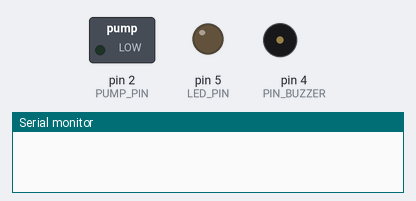
Recording of a sketch running on a simulated Arduino Uno, built with avr-gcc and run on an emulated ATmega328P. Parts: switched loads named in the sketch (green lamp = pin HIGH), output pins drawn as LEDs (lit = HIGH), buzzer (waves = sounding), the last lines printed to the serial monitor. Pins used as bus, display or sensor lines are not drawn.

Above: at 0.15 s.
At 13.1 s:
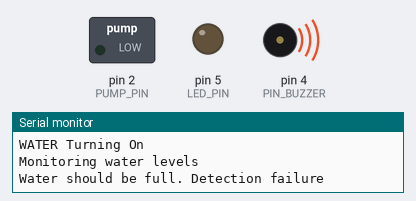
Timing chart, 0 to 32.3 s (numbered marks = the images above):
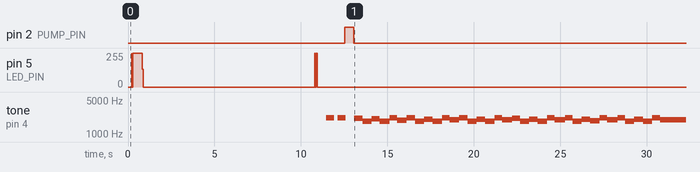

Measured:
- by itself, pin 2 (PUMP_PIN): LOW → HIGH at 12.5 s, → LOW 0.50 s later
- by itself, tone on pin 4 (PIN_BUZZER): plays 2142 Hz for 0.48 s, 2142 Hz for 0.48 s, 2126 Hz for 0.48 s, 1829 Hz for 0.52 s, 2041 Hz for 0.48 s, 1829 Hz for 0.56 s … (38 notes in this stretch)

The sketch:

WaterRefill_regulator.ino
```cpp
/**********************************************************************************
 *  Control Behavior:
 *    If the float switch is not floating (i.e. empty tank) then turn on the pump and led
 *    If the float switch is floating (i.e. full tank) turn off the pump and LED
 ***********************************************************************************/
//define the input/output pins
int meter[10];
byte sampleCount = 0;
byte currentSample = 0;

byte sensorReading; //reading on the water sensor either as 0 or 1

#define FLOAT_SWITCH_PIN 1       //float pin switch
#define PUMP_PIN 2               //pin to turn off/on water flow
#define PIN_BUZZER 4             //piezo buzzer for alerts
#define LED_PIN 5                //Initialize the LED pin
#define FLOAT_SWITCH_PWR 6       //Turn on the power for the sensor

//setup runs once
void setup()
{
  //setup input and output pins
  pinMode(FLOAT_SWITCH_PIN, INPUT);
  pinMode(PUMP_PIN, OUTPUT);
  pinMode(LED_PIN, OUTPUT);
  pinMode(PIN_BUZZER, OUTPUT);

  //set these as OFF first
  digitalWrite(FLOAT_SWITCH_PWR, LOW);
  digitalWrite(PUMP_PIN, LOW);

  //Open serial monitor for debugging
  Serial.begin(9600);
}

//loop() runs indefinitely
void loop(){

  long timerA = 0;
  long timerB = 0;

  if (sampleCount<10)
  {
    updateSensor();
  }
  else
  {
    blinkPattern(60);
    Serial.println("Waiting for detection");
    waitForDetection();

    //At this point, the sensor is not activated
    //Try for another 30 seconds to see if it will come back
    blinkPattern(10);

    Serial.println("No sensor detected. Confirming for 30 secs");
    timerA = millis();

    do {
      delay(500);
      updateSensor();
      if (timerA - millis() > 30000) break;
    } while (sensorReading==0);

    //Still having no detection issues?
    if (sensorReading==0)
    {
      //Alert that sensor is not detecting via a buzzer
      buzz(230);
      delay(200);
      buzz(230);

    Serial.println("WATER Turning On");
    digitalWrite(PUMP_PIN, HIGH);

    //Start timer B
    timerB = millis();

    //Monitor water level
    Serial.println("Monitoring water levels");
    do {
      delay(500);
      updateSensor();
      if (timerB - millis() > 30000)    // if sensor is not triggered within 30 seconds of the fill operation starting, water is shut off and system enters an "error" state
      {
        Serial.println("Water should be full. Detection failure");

        //Enter overflow emergency shutoff
        digitalWrite(PUMP_PIN, LOW);
        do {
          alarm(5);
        } while (true);
        break;  //requires a manual reset
      }
    }while (sensorReading==0);

      Serial.println("Fill level reached. Shutting off water flow");
      digitalWrite(PUMP_PIN, LOW);

     } else {
      Serial.println("False positive. Continue filling");
  }
 }
  delay(20);
}

/*Relevant functions*/
void waitForDetection()
{
 do {
  delay(10000);
  updateSensor();
  } while (sensorReading== 1);
}

void blinkPattern(byte nCount)
{
  for (long i = 0; i< nCount; i++)
  {
    digitalWrite(LED_PIN, HIGH);
    delay(10);
    digitalWrite(LED_PIN, LOW);
  }
}

void buzz(long nFreq)
{
  for (long i = 0; i< 1000; i++)
  {
    //1/2048Hz=488uS, or 244uS high and 244 uS low creates a 50% duty cycle
    digitalWrite(PIN_BUZZER, HIGH);
    delayMicroseconds(nFreq);
    digitalWrite(PIN_BUZZER, LOW);
    delayMicroseconds(nFreq);
  }
}

void alarm(byte nCount)
{
  for (byte i = 0; i<nCount; i++)
  {
    buzz(230);
    buzz(270);
  }
}

void updateSensor()
{
  //Take a sample
  digitalWrite(FLOAT_SWITCH_PWR, HIGH);
  delay(1);

  byte m = digitalRead(FLOAT_SWITCH_PIN);

  digitalWrite(FLOAT_SWITCH_PWR, LOW);

  meter[currentSample] = m;
  currentSample++;
  if (currentSample > 9) currentSample = 0;
  if (sampleCount < 10)
  {
    //First 10 samples are not counted
    sampleCount++;
  } else {
    //All samples have to be the same to change the reading. This is to ensure
    float t = 0;
    for (byte i= 0; i<10; i++)
    {
      t = t + meter[i];   //sum the values of all 10 samples
    }

    t = t/ 10;            //take the average of the sum
    if (t ==0 || t==1)    //if each value of the last 10 samples are the same to avoid momentary fluctuations
    {
      sensorReading= t;
    }
   }
}

/***************************
 * Alternative codes:
 *
//define the input/output pins
#define FLOAT_SWITCH_PIN 1
#define PUMP_PIN 2
#define LED_PIN 3

//setup runs once
void setup()
{
  //setup input pins for float switch
  //Too use a bare switch with no external pullup resistor, set the pin mode to INPUT_PULLUP to use internal pull resistors. This will invert the standard high/low behavior
  pinMode(FLOAT_SWITCH_PIN, INPUT_PULLUP);

  //setup output pins for relays/pumping station and LED board
  pinMode(PUMP_PIN, OUTPUT);
  pinMode(LED_PIN, OUTPUT);

}

//loop() runs indefinitely
void loop()
{
  //check to see the state of the float switch. These states are assuming the pin is using an internal pullup resistor.
  // LOW corresdponds to the float switch being at its lowest point (i.e. low water)
  if(digitalRead(FLOAT_SWITCH_PIN) == LOW)
  {
     digitalWrite(PUMP_PIN, HIGH); //turn on the pump
     digitalWrite(LED_PIN, HIGH);    //turn on the LED
  }

  //otherwise the float switch is HIGH
  // HIGH corresponds to the float switch being at its higest point (i.e. full water)
  else
  {
     digitalWrite(PUMP_PIN, LOW); //turn off the pump
     digitalWrite(LED_PIN, LOW);    //turn off the LED
  }
}
**********************************/
```
